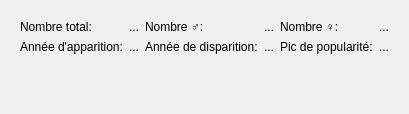
         <widget class="QWidget" name="tab_5">
          <attribute name="title">
           <string>Autres infos</string>
          </attribute>
          <layout class="QGridLayout" name="gridLayout_17">
           <item row="0" column="0">
            <widget class="QWidget" name="widget_10" native="true">
             <layout class="QGridLayout" name="gridLayout_15">
              <item row="0" column="0">
               <widget class="QLabel" name="label_47">
                <property name="text">
                 <string>Nombre total:</string>
                </property>
               </widget>
              </item>
              <item row="1" column="1">
               <widget class="QLabel" name="laStartYear">
                <property name="text">
                 <string>...</string>
                </property>
               </widget>
              </item>
              <item row="1" column="2">
               <widget class="QLabel" name="label_45">
                <property name="text">
                 <string>Année de disparition:</string>
                </property>
               </widget>
              </item>
              <item row="3" column="0">
               <spacer name="verticalSpacer_5">
                <property name="orientation">
                 <enum>Qt::Vertical</enum>
                </property>
                <property name="sizeHint" stdset="0">
                 <size>
                  <width>20</width>
                  <height>40</height>
                 </size>
                </property>
               </spacer>
              </item>
              <item row="0" column="6">
               <widget class="QLabel" name="label_50">
                <property name="text">
                 <string>Nombre ♀:</string>
                </property>
               </widget>
              </item>
              <item row="1" column="7">
               <widget class="QLabel" name="laPeakYear">
                <property name="text">
                 <string>...</string>
                </property>
               </widget>
              </item>
              <item row="0" column="7">
               <widget class="QLabel" name="laNbFem">
                <property name="text">
                 <string>...</string>
                </property>
               </widget>
              </item>
              <item row="1" column="3">
               <widget class="QLabel" name="laEndYear">
                <property name="text">
                 <string>...</string>
                </property>
               </widget>
              </item>
              <item row="0" column="2">
               <widget class="QLabel" name="label_44">
                <property name="text">
                 <string>Nombre ♂:</string>
                </property>
               </widget>
              </item>
              <item row="1" column="6">
               <widget class="QLabel" name="label_46">
                <property name="text">
                 <string>Pic de popularité:</string>
                </property>
               </widget>
              </item>
              <item row="1" column="0">
               <widget class="QLabel" name="label_43">
                <property name="text">
                 <string>Année d'apparition:</string>
                </property>
               </widget>
              </item>
              <item row="0" column="1">
               <widget class="QLabel" name="laCount">
                <property name="text">
                 <string>...</string>
                </property>
               </widget>
              </item>
              <item row="0" column="3">
               <widget class="QLabel" name="laNbMale">
                <property name="text">
                 <string>...</string>
                </property>
               </widget>
              </item>
             </layout>
            </widget>
           </item>
          </layout>
         </widget>
